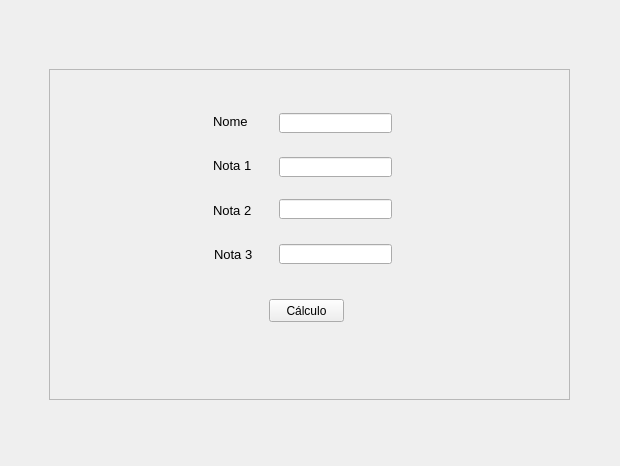
<?xml version="1.0" encoding="UTF-8"?>
<ui version="4.0">
 <class>media</class>
 <widget class="QMainWindow" name="media">
  <property name="geometry">
   <rect>
    <x>0</x>
    <y>0</y>
    <width>620</width>
    <height>466</height>
   </rect>
  </property>
  <property name="windowTitle">
   <string>media</string>
  </property>
  <widget class="QWidget" name="centralwidget">
   <widget class="QFrame" name="frame">
    <property name="geometry">
     <rect>
      <x>49</x>
      <y>69</y>
      <width>521</width>
      <height>331</height>
     </rect>
    </property>
    <property name="frameShape">
     <enum>QFrame::StyledPanel</enum>
    </property>
    <property name="frameShadow">
     <enum>QFrame::Raised</enum>
    </property>
    <widget class="QLabel" name="label_nome">
     <property name="geometry">
      <rect>
       <x>164</x>
       <y>46</y>
       <width>47</width>
       <height>13</height>
      </rect>
     </property>
     <property name="font">
      <font>
       <family>Arial</family>
       <pointsize>10</pointsize>
      </font>
     </property>
     <property name="text">
      <string>Nome</string>
     </property>
    </widget>
    <widget class="QLineEdit" name="lineEdit_nome">
     <property name="geometry">
      <rect>
       <x>230</x>
       <y>44</y>
       <width>113</width>
       <height>20</height>
      </rect>
     </property>
    </widget>
    <widget class="QLabel" name="label_nota1">
     <property name="geometry">
      <rect>
       <x>164</x>
       <y>90</y>
       <width>47</width>
       <height>13</height>
      </rect>
     </property>
     <property name="font">
      <font>
       <family>Arial</family>
       <pointsize>10</pointsize>
      </font>
     </property>
     <property name="text">
      <string>Nota 1</string>
     </property>
    </widget>
    <widget class="QLineEdit" name="lineEdit_nota1">
     <property name="geometry">
      <rect>
       <x>230</x>
       <y>88</y>
       <width>113</width>
       <height>20</height>
      </rect>
     </property>
    </widget>
    <widget class="QLabel" name="label_nota2">
     <property name="geometry">
      <rect>
       <x>164</x>
       <y>135</y>
       <width>47</width>
       <height>13</height>
      </rect>
     </property>
     <property name="font">
      <font>
       <family>Arial</family>
       <pointsize>10</pointsize>
      </font>
     </property>
     <property name="text">
      <string>Nota 2</string>
     </property>
    </widget>
    <widget class="QLineEdit" name="lineEdit_nota2">
     <property name="geometry">
      <rect>
       <x>230</x>
       <y>130</y>
       <width>113</width>
       <height>20</height>
      </rect>
     </property>
    </widget>
    <widget class="QLabel" name="label_nota3">
     <property name="geometry">
      <rect>
       <x>165</x>
       <y>179</y>
       <width>47</width>
       <height>13</height>
      </rect>
     </property>
     <property name="font">
      <font>
       <family>Arial</family>
       <pointsize>10</pointsize>
      </font>
     </property>
     <property name="text">
      <string>Nota 3</string>
     </property>
    </widget>
    <widget class="QLineEdit" name="lineEdit_nota3">
     <property name="geometry">
      <rect>
       <x>230</x>
       <y>175</y>
       <width>113</width>
       <height>20</height>
      </rect>
     </property>
    </widget>
    <widget class="QPushButton" name="pb_calcular">
     <property name="geometry">
      <rect>
       <x>220</x>
       <y>230</y>
       <width>75</width>
       <height>23</height>
      </rect>
     </property>
     <property name="text">
      <string>Cálculo</string>
     </property>
    </widget>
   </widget>
  </widget>
 </widget>
 <resources/>
 <connections/>
</ui>
